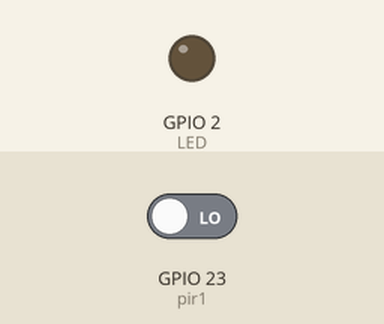
Simulated run of this sketch. Board: ESP32. Parts: output pins drawn as LEDs (lit = HIGH). The test bench sets the inputs (shaded band); at power-on: GPIO 23 (pir1) LOW. What the sketch prints to the serial monitor is not drawn.

Above: at 1.2 s.
1.3 s: GPIO 23 (pir1) driven HIGH
At 1.9 s:
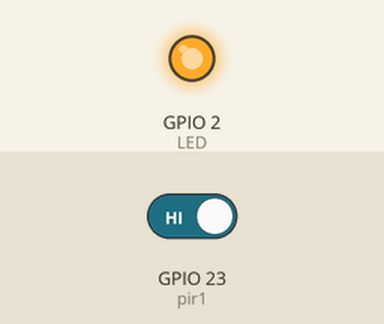
4.3 s: GPIO 23 (pir1) driven LOW
At 4.8 s:
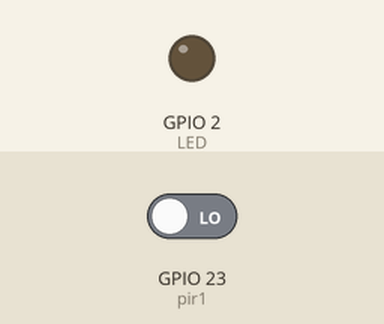
Timing chart, 0 to 7.3 s (numbered marks = the images above; inputs shaded):
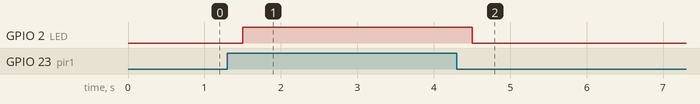

The sketch:

Illegal_Lane_Change_Receiver.ino
```cpp
#include <esp_now.h>
#include <WiFi.h>

#define LED 2

const int pir1 = 23;

// Reading to be received from other board
int pir2Status;

// Stores data to be sent / received
typedef struct struct_message {
  int sensorStatus;
} struct_message;

struct_message receiveData;

void OnDataSent(const uint8_t *mac_addr, esp_now_send_status_t status) {
  //Serial.print("\r\nLast Packet Send Status:\t");
  //Serial.println(status == ESP_NOW_SEND_SUCCESS ? "Delivery Success" : "Delivery Fail");
}

void OnDataRecv(const uint8_t * mac, const uint8_t *incomingData, int len) {
  memcpy(&receiveData, incomingData, sizeof(receiveData));
  pir2Status = receiveData.sensorStatus;
  //Serial.print("Sensor 2 Status: ");
  //Serial.println(pir2Status);
}

void setup() {
  Serial.begin(115200);
  WiFi.mode(WIFI_STA);
  pinMode(pir1, INPUT);
  pinMode(LED, OUTPUT);

  // Start ESP-NOW
  if (esp_now_init() != ESP_OK) {
    Serial.println("Error initializing ESP-NOW");
    return;
  } else {
    Serial.println("ESP-NOW Engaged");
  }

  esp_now_register_send_cb(OnDataSent);

  esp_now_register_recv_cb(OnDataRecv);

}

void loop() {
  //Serial.print("PIR 1 Status: ");
  //Serial.println(digitalRead(pir1));
  if (digitalRead(pir1) == HIGH){
    digitalWrite(LED, HIGH);
  }
  if (digitalRead(pir1) == HIGH && pir2Status == HIGH) {
    Serial.println("z");
    delay(3000);
  }

  delay(250);
  digitalWrite(LED, LOW);
}
```

Measured:
- after the input at 1.3 s, GPIO 2 (LED): LOW → HIGH after 0.20 s
- after the input at 4.3 s, GPIO 2 (LED): HIGH → LOW after 0.20 s
